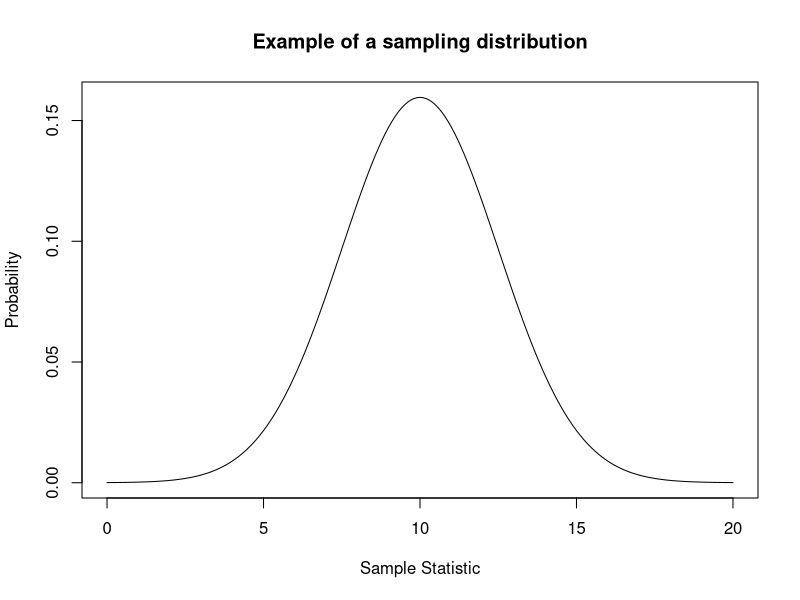

This chart was generated by the following R code: (Note: this script raises an error after producing the figure.)
## ---- chunk 1
# lets create a super basic normal distribution to represent a sampling distribution.
# the mean of our distribution will be 10 and the standard deviation will be 2.5. 
x = seq(0, 20, by = .1)
y = dnorm(x, mean = 10, sd = 2.5)

# now we plot the distribution using plot(). 
plot(x,y,type='l', main="Example of a sampling distribution", ylab='Probability',
     xlab='Sample Statistic')

# Now lets draw a single sample from an identical sampling distribution using the rnorm function
# If you are not familiar with rnorm, try running help(rnorm) and see what comes up. The mean of our 
# sample will be 10 and the standard deviation will be 2.5 Store this sample in
# a variable called sample
sample = 

#Now lets draw 5000 samples from an idential distribution and see what they look like using the 
#hist() function. Store these samples in a variable called "sample" again. Try help(hist) if stuck.
sample = 
hist()
## ---- chunk 2
#What does our t distribution look like?
x=seq(-5,5,by=0.001)
tdistr=dt(x,19)
plot(x,tdistr,type="l",main="t distribution",xlab="t",ylab="Porobability Density")

# Look at the plot, and then append the code below to your plot to create a rejection region. 
# + polygon(c(x[x>=1.73], max(x), 1.73), c(tdistr[x>=1.73], 0, 0), col="red") #


## ---- chunk 3
# First set the sample size we are going to use when we draw our sample. Let's do a sample size of 20 and
# call the variable n
n = 20

# Create a sample to use via the rnorm command. Call this variable "sample".
# Give it a mean of 10 and a standard deviation of 2.5
# plot it in a histogram using hist()
sample = 

# Quickly remake the t distribution, by copying the code we used last time. 

# what's our t value and where is it on the distribution?  What do you predict for the result of
# the test?
obs_t=(mean(sample)-10)/(sd(sample)/sqrt(length(sample)))

# R's t test function is called t.test. run help(t.test) to get a feel for the function 


# do the t.test:
# remember, the mean of our null is 10 and we want to a right one-sdided (greater than) test


# There are a lot of outputs, but for our purposes we want to focus on 
# the p-value. 
## ---- chunk 4
N_iter=20000
h_out=0
alpha=0.05
for (i in 1:N_iter){
  x=rnorm(n, mean=10, sd=2.5)
  p=t.test(x,mu=10,alternative="g")[["p.value"]]
  if (p < alpha){
  h_out=h_out+1
  }
  }
# So what's the rate of type I error?

h_out/N_iter

# It should be close to our significance level!  If H0 is true and we
# reject the Null we are out in the tail of distribution by chance.  And
# alpha is the probability of that!

# Ok that's all for now.  Go back to slides.
## ---- chunk 5
# first make 2 large samples using rnorm again. lets say 200 and 400 samples each. 
# Call the variables x and y.The mean of x will be 10 and the mean of y will be 11. 
# set the standard deviation to 2.5 
x=
y=

# Look at them using hist().

# very cute, but let's reduce the number of data points to make this a
# little more messy, I mean realistic. Lets do sample sizes of x = 20 and y = 40 (same sd).

x=
y=

# Look at them using hist().

## ---- chunk 6
# Here I made the variances equal.  In practice if we are using a two
# sample t test and allowing ourselves to assume equal variances then we
# compute what is called the pooled standard deviation.  

sp=((length(x)-1)*sd(x)^2+(length(y)-1)*sd(y)^2)/(length(x)+length(y)-2)
sp=sqrt(sp)

# and then we need to think about our H0 for a moment.

# let's say our H0 is that the population means are equal.  ie mean(x)=mean(y).  So
# we can calculate our t statistic as follows:
  
obs_t=(mean(x)-mean(y))/sqrt((sp^2)/length(x)+(sp^2)/length(y))

# Now we need to think about our Ha.  Let's say we thought it might be the
# case that mean(x) < mean(y), That means our t stat would be out there in the left
# tail of the distribution.  Think about an extreme case where we would feel confident
# in saying mean(x) < mean(y).  Imagine mean(x) was 0 and
# mean(y) was 1000.  If the samples were large and xbar ~mean(x) and ybar ~mean(y) then
# tstat would be large and negative! This means to the left.

# ok so what does our t distribution look like?  Where does our observed
# value of t land?  What does that imply for our testing?

tdistr=dt(seq(-5,5,by=.1),length(x)+length(y)-2)
plot(seq(-5,5,by=.1),tdistr,type="l",main="t distribution, 2 samp test example",xlab="",ylab="")

# Ok now use the t.test to perform a two sample t-test. We do not need to set mu, intead we need to 
# input both samples into t.test(). We also need to specify that the variances of our samples are 
# equal and that we want a "left" or "lesser" t-test. 

# Do the results of the t-test confirm your suspicions?

# Note the test can also be done without assuming the variances are equal

# In this case the t stat is a bit easier to calculate, just as we had in
# the presentation.  No pooled sd.  However this test is less accurate than 
# a testmade with the assumption of equal variances.

# Due to this approximation the test stat is only approximately t
# distributed so you only get approximately alpha significance.
## ---- chunk 7
# ok we need two samples again. Let's call them x and y again. 
# set both sample sizes to 200 this time.set the mean of one of x to 10 and the mean of y to 11. 
# standard deviation for both is 2.5

x=
y=

# ok, so what are our diffs? does the order matter? In this case our HA is that mean(x)<mean(y), so we 
# are going to calculate the diffs as x-y with our expectation being that there will be a negative 
# difference if the null is false. 
the_diffs=

# What's our H0.  Let's say it is that the means are equal again.

# what's our t stat?

obs_t=mean(the_diffs)/(sd(the_diffs)/sqrt(length(the_diffs)))

# what does our t distribution look like? Where is our observed t value?
# What's the likely outcome of our test?

tdistr=dt(seq(-5,5,by=.1),length(the_diffs)-1)
plot(seq(-5,5,by=.1),tdistr,type="l",main="t distribution, paired test example",xlab="",ylab="")

# What's our Ha?  Let's say that it is mean(x)<mean(y), so we need to look at a
# rejection region in the left tail of the distribution.
# ok do the test.  it's t.test again but this time we are going to specify that they are paired. 
